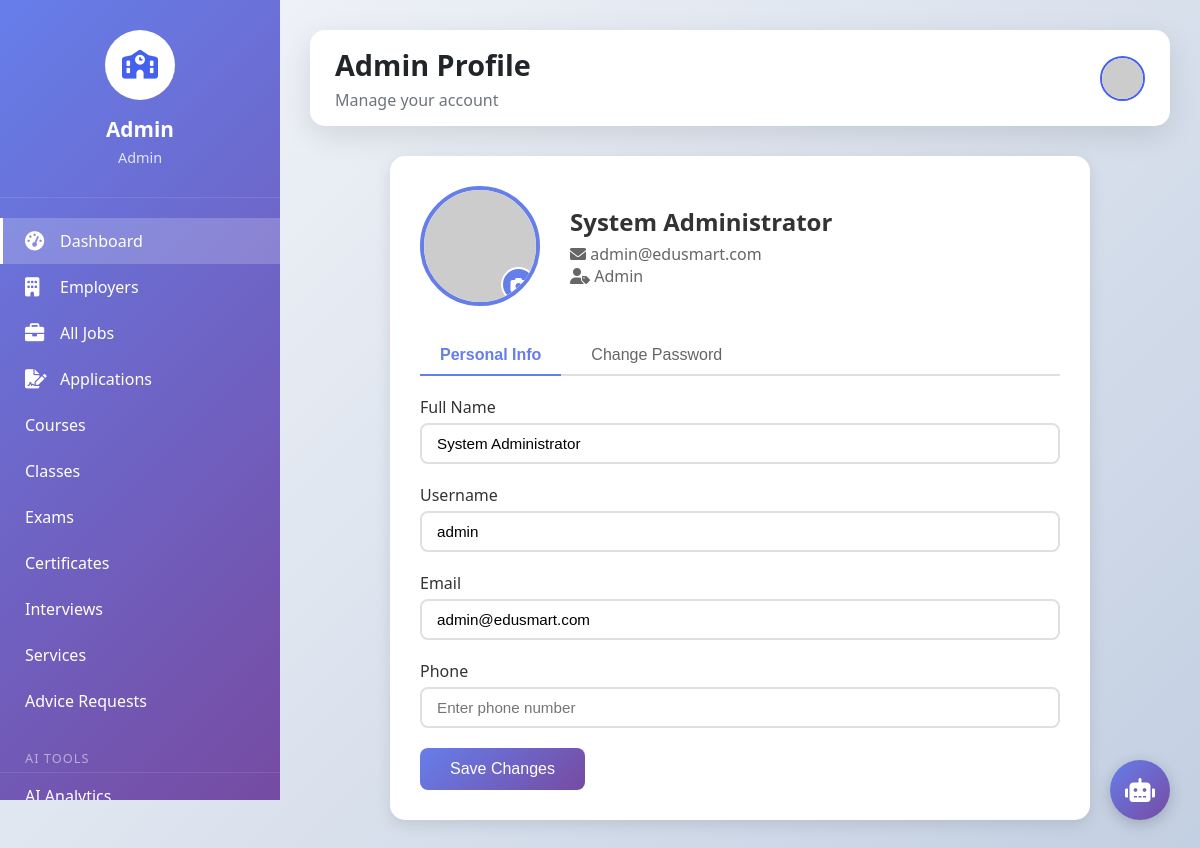
Screenshot of /admin/dashboard.php (signed in) with the database file from the repository.
### tables this page shows
CREATE TABLE `users` (
  `id` int NOT NULL AUTO_INCREMENT,
  `username` varchar(50) NOT NULL,
  `email` varchar(100) NOT NULL,
  `password` varchar(255) NOT NULL,
  `reset_token` varchar(255) DEFAULT NULL,
  `reset_expires` datetime DEFAULT NULL,
  `full_name` varchar(100) NOT NULL,
  `phone` varchar(20) DEFAULT NULL,
  `address` text,
  `role` enum('super_admin','admin','teacher','student','parent') DEFAULT 'student',
  `profile_pic` varchar(255) DEFAULT NULL,
  `is_active` tinyint(1) DEFAULT '1',
  `last_login` datetime DEFAULT NULL,
  `created_at` timestamp NULL DEFAULT CURRENT_TIMESTAMP,
  `updated_at` timestamp NULL DEFAULT CURRENT_TIMESTAMP ON UPDATE CURRENT_TIMESTAMP,
  `notification_preference` enum('email','sms','both') DEFAULT 'both',
  PRIMARY KEY (`id`),
  UNIQUE KEY `username` (`username`),
  UNIQUE KEY `email` (`email`)
);

### admin/dashboard.php (the view, shortened to what this page needs)
<?php
require_once '../config/database.php';
$user_id = $_SESSION['user_id'];
$admin = [];
try {
    $stmt = $conn->prepare("SELECT * FROM users WHERE id = ?");
    $stmt->bind_param("i", $user_id);
    $stmt->execute();
    $result = $stmt->get_result();
    $admin = $result->fetch_assoc();
} catch (Exception $e) {
    error_log("Error loading profile: " . $e->getMessage());
    $message = "Error loading profile.";
    $message_type = 'error';
}
?>
<!DOCTYPE html>
<html lang="en">
<head>
    <link rel="stylesheet" href="https://cdnjs.cloudflare.com/ajax/libs/font-awesome/6.0.0/css/all.min.css">
    <link rel="stylesheet" href="../assets/css/style.css">
    <link rel="stylesheet" href="../assets/css/ai-widget.css">
</head>
<body class="admin-dashboard">
    <?php include '../includes/sidebar.php'; ?>
    <div class="main-content">
        <div class="top-nav">
            <div class="page-title">
                <h1>Admin Profile</h1>
                <p>Manage your account</p>
            </div>
            <div class="user-profile">
                <img src="https://ui-avatars.com/api/?name=<?php echo urlencode($admin['full_name'] ?? 'Admin'); ?>&background=667eea&color=fff&size=45" class="profile-img">
            </div>
        </div>
        <div class="profile-container">
            <div class="profile-header">
                <div class="profile-avatar">
                    <img src="<?php
                        echo !empty($admin['profile_pic'])
                            ? '../uploads/profile/' . htmlspecialchars($admin['profile_pic'])
                            : 'https://ui-avatars.com/api/?name=' . urlencode($admin['full_name'] ?? 'Admin') . '&size=120';
                    ?>" alt="Profile">
                    <form method="POST" enctype="multipart/form-data" id="photoForm">
                        <label class="avatar-upload">
                            <i class="fas fa-camera"></i>
                        </label>
                    </form>
                </div>
                <div class="profile-info">
                    <h2><?php echo htmlspecialchars($admin['full_name'] ?? 'N/A'); ?></h2>
                    <p><i class="fas fa-envelope"></i> <?php echo htmlspecialchars($admin['email'] ?? 'N/A'); ?></p>
                    <p><i class="fas fa-user-tag"></i> <?php echo ucfirst($admin['role'] ?? 'admin'); ?></p>
                </div>
            </div>
            <div class="tabs">
                <button class="tab-btn active" onclick="showTab('info')">Personal Info</button>
                <button class="tab-btn" onclick="showTab('password')">Change Password</button>
            </div>
            <div id="info-tab" class="tab-pane active">
                <form method="POST">
                    <div class="form-group">
                        <label>Full Name</label>
                        <input type="text" name="full_name" class="form-control" value="<?php echo htmlspecialchars($admin['full_name'] ?? ''); ?>" required>
                    </div>
                    <div class="form-group">
                        <label>Username</label>
                        <input type="text" name="username" class="form-control" value="<?php echo htmlspecialchars($admin['username'] ?? ''); ?>" required>
                    </div>
                    <div class="form-group">
                        <label>Email</label>
                        <input type="email" name="email" class="form-control" value="<?php echo htmlspecialchars($admin['email'] ?? ''); ?>" required>
                    </div>
                    <div class="form-group">
                        <label>Phone</label>
                        <input type="tel" name="phone" class="form-control" value="<?php echo htmlspecialchars($admin['phone'] ?? ''); ?>" placeholder="Enter phone number">
                    </div>
                    <button type="submit" class="btn-save">Save Changes</button>
                </form>
            </div>
        </div>
    </div>
</body>
</html>

### assets/css/style.css (style rules this page uses)
:root { --primary: #4361ee; --secondary: #3f37c9; --success: #4cc9f0; --danger: #f72585; --warning: #f8961e; --info: #4895ef; --light: #f8f9fa; --dark: #212529; --white: #ffffff; --gray: #6c757d; --gradient-1: linear-gradient(135deg, #667eea 0%, #764ba2 100%); --gradient-2: linear-gradient(135deg, #f093fb 0%, #f5576c 100%); --gradient-3: linear-gradient(135deg, #4facfe 0%, #00f2fe 100%); --gradient-4: linear-gradient(135deg, #43e97b 0%, #38f9d7 100%); --shadow-sm: 0 2px 4px rgba(0,0,0,0.1); --shadow: 0 10px 30px rgba(0,0,0,0.1); --shadow-hover: 0 15px 40px rgba(0,0,0,0.2); --transition: all 0.3s ease; }
* { margin: 0; padding: 0; box-sizing: border-box; }
body { font-family: 'Segoe UI', Tahoma, Geneva, Verdana, sans-serif; background: linear-gradient(135deg, #f5f7fa 0%, #c3cfe2 100%); min-height: 100vh; }
.form-group { margin-bottom: 20px; position: relative; }
.form-group label { display: block; margin-bottom: 8px; color: var(--dark); font-weight: 500; }
.form-control { width: 100%; padding: 12px 15px 12px 45px; border: 2px solid #e0e0e0; border-radius: 10px; font-size: 1em; transition: var(--transition); background: white; }
.main-content { flex: 1; margin-left: 280px; padding: 30px; }
.top-nav { background: white; border-radius: 15px; padding: 15px 25px; margin-bottom: 30px; display: flex; justify-content: space-between; align-items: center; box-shadow: var(--shadow); animation: slideDown 0.5s ease; }
.page-title h1 { font-size: 1.8em; color: var(--dark); margin-bottom: 5px; }
.page-title p { color: var(--gray); }
.user-profile { display: flex; align-items: center; gap: 20px; }
.profile-img { width: 45px; height: 45px; border-radius: 50%; object-fit: cover; border: 2px solid var(--primary); transition: var(--transition); }
body { font-size: 16px; }

### admin/dashboard.php (style rules this page uses)
.profile-container { max-width: 700px; margin: 0 auto; background: white; border-radius: 15px; padding: 30px; box-shadow: 0 5px 15px rgba(0,0,0,0.1); }
.profile-header { display: flex; align-items: center; gap: 30px; margin-bottom: 30px; flex-wrap: wrap; }
.profile-avatar { position: relative; width: 120px; height: 120px; border-radius: 50%; overflow: hidden; border: 4px solid #667eea; }
.profile-avatar img { width: 100%; height: 100%; object-fit: cover; }
.avatar-upload { position: absolute; bottom: 0; right: 0; background: #667eea; color: white; width: 35px; height: 35px; border-radius: 50%; display: flex; align-items: center; justify-content: center; cursor: pointer; border: 2px solid white; transition: 0.3s; }
.profile-info h2 { margin-bottom: 5px; color: #333; }
.profile-info p { color: #666; }
.tabs { display: flex; gap: 10px; border-bottom: 2px solid #e0e0e0; margin-bottom: 20px; }
.tab-btn { padding: 10px 20px; background: none; border: none; cursor: pointer; font-size: 1em; color: #666; position: relative; }
.tab-btn.active { color: #667eea; font-weight: 600; }
.tab-btn.active::after { content: ''; position: absolute; bottom: -2px; left: 0; width: 100%; height: 2px; background: #667eea; }
.tab-pane { display: none; }
.tab-pane.active { display: block; }
.form-group { margin-bottom: 20px; }
.form-group label { display: block; margin-bottom: 5px; color: #333; font-weight: 500; }
.form-control { width: 100%; padding: 10px 15px; border: 2px solid #e0e0e0; border-radius: 8px; font-size: 0.95em; transition: 0.3s; }
.btn-save { padding: 12px 30px; background: linear-gradient(135deg, #667eea 0%, #764ba2 100%); color: white; border: none; border-radius: 8px; cursor: pointer; font-size: 1em; transition: 0.3s; }

### rows the page displays
users: full_name "System Administrator", email "admin@edusmart.com", role "Admin", username "admin"

### other values shown
$user_name "Admin"
$user_role_display "Admin"
